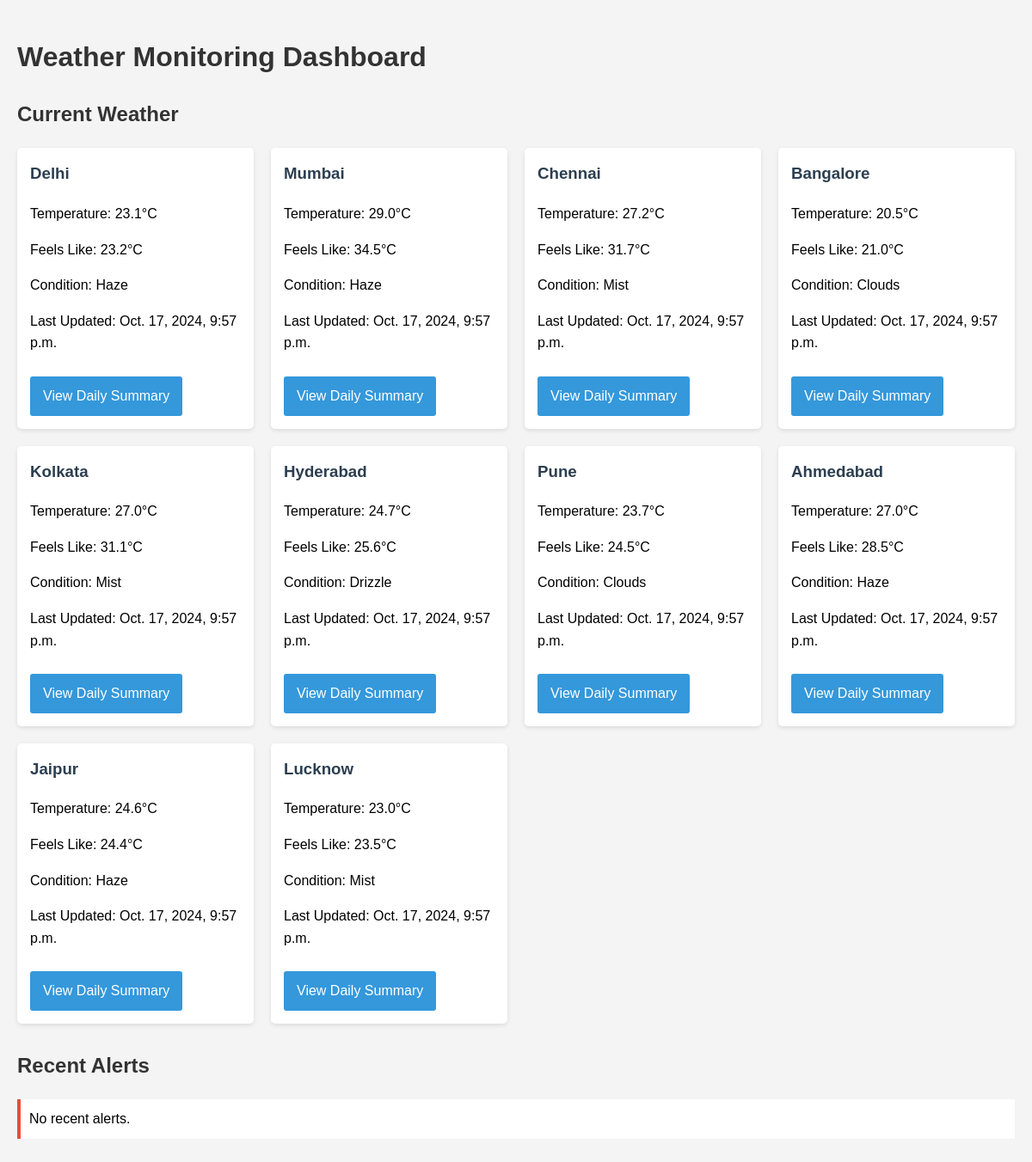
The page / on the database its author committed.
### weather_app/models.py (models this page shows, shortened)
class WeatherData(models.Model):
    city = models.CharField(max_length=100)
    main = models.CharField(max_length=100)
    temp = models.FloatField()
    feels_like = models.FloatField()
    timestamp = models.DateTimeField()

### weather_app/views.py (the view)
# urls.py: path('', views.index, name='index'),
def index(request):
    cities = WeatherData.objects.values('city').distinct()
    latest_data = {}
    for city in cities:
        latest_data[city['city']] = WeatherData.objects.filter(city=city['city']).order_by('-timestamp').first()
    alerts = Alert.objects.order_by('-timestamp')[:10]
    context = {
        'latest_data': latest_data,
        'alerts': alerts,
    }
    return render(request, 'weather_app/index.html', context)

### weather_app/templates/weather_app/index.html (shortened to what this page needs)
{% load static %}
<!DOCTYPE html>
<html lang="en">
<head>
    <link rel="stylesheet" href="{% static 'css/styles.css' %}">
</head>
<body>
    <h1>Weather Monitoring Dashboard</h1>
    <h2>Current Weather</h2>
    <div class="weather-grid">
        {% for city, data in latest_data.items %}
            <div class="weather-card">
                <h3>{{ city }}</h3>
                <p>Temperature: {{ data.temp|floatformat:1 }}°C</p>
                <p>Feels Like: {{ data.feels_like|floatformat:1 }}°C</p>
                <p>Condition: {{ data.main }}</p>
                <p>Last Updated: {{ data.timestamp }}</p>
                <a href="{% url 'daily_summary' %}?city={{ city }}">View Daily Summary</a>
            </div>
        {% endfor %}
    </div>
    <h2>Recent Alerts</h2>
    <ul class="alert-list">
        {% for alert in alerts %}
            <li>
                <strong>{{ alert.city }}</strong>: {{ alert.message }} ({{ alert.timestamp }})
            </li>
        {% empty %}
            <li>No recent alerts.</li>
        {% endfor %}
    </ul>
</body>
</html>

### static/css/styles.css (style rules this page uses)
body { font-family: Arial, sans-serif; line-height: 1.6; margin: 0; padding: 20px; background-color: #f4f4f4; }
h1, h2 { color: #333; }
.weather-grid { display: grid; grid-template-columns: repeat(auto-fit, minmax(250px, 1fr)); gap: 20px; margin-bottom: 30px; }
.weather-card { background-color: #fff; border-radius: 5px; padding: 15px; box-shadow: 0 2px 5px rgba(0, 0, 0, 0.1); }
.weather-card h3 { margin-top: 0; color: #2c3e50; }
.alert-list { list-style-type: none; padding: 0; }
.alert-list li { background-color: #fff; border-left: 4px solid #e74c3c; margin-bottom: 10px; padding: 10px; }
a { display: inline-block; background-color: #3498db; color: #fff; padding: 10px 15px; text-decoration: none; border-radius: 3px; margin-top: 10px; }

### rows shown on the page
WeatherData: city "Delhi", temp "23.1", feels_like "23.2", main "Haze", timestamp "Oct. 17, 2024, 9:57 p.m."
WeatherData: city "Mumbai", temp "29.0", feels_like "34.5", main "Haze", timestamp "Oct. 17, 2024, 9:57 p.m."
WeatherData: city "Chennai", temp "27.2", feels_like "31.7", main "Mist", timestamp "Oct. 17, 2024, 9:57 p.m."
WeatherData: city "Bangalore", temp "20.5", feels_like "21.0", main "Clouds", timestamp "Oct. 17, 2024, 9:57 p.m."
WeatherData: city "Kolkata", temp "27.0", feels_like "31.1", main "Mist", timestamp "Oct. 17, 2024, 9:57 p.m."
WeatherData: city "Hyderabad", temp "24.7", feels_like "25.6", main "Drizzle", timestamp "Oct. 17, 2024, 9:57 p.m."
WeatherData: city "Pune", temp "23.7", feels_like "24.5", main "Clouds", timestamp "Oct. 17, 2024, 9:57 p.m."
WeatherData: city "Ahmedabad", temp "27.0", feels_like "28.5", main "Haze", timestamp "Oct. 17, 2024, 9:57 p.m."
WeatherData: city "Jaipur", temp "24.6", feels_like "24.4", main "Haze", timestamp "Oct. 17, 2024, 9:57 p.m."
WeatherData: city "Lucknow", temp "23.0", feels_like "23.5", main "Mist", timestamp "Oct. 17, 2024, 9:57 p.m."
